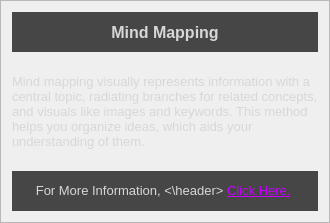
                      <widget class="QFrame" name="RPSTBubbleMindMapping">
                       <property name="sizePolicy">
                        <sizepolicy hsizetype="MinimumExpanding" vsizetype="Fixed">
                         <horstretch>0</horstretch>
                         <verstretch>0</verstretch>
                        </sizepolicy>
                       </property>
                       <property name="minimumSize">
                        <size>
                         <width>0</width>
                         <height>221</height>
                        </size>
                       </property>
                       <property name="styleSheet">
                        <string notr="true">QFrame#RPSTBubbleMindMapping
{
	background-color: rgb(90, 90, 90);

	border-style: solid;
	border-color: rgb(70, 70, 70);
	border-width: 2px;
};</string>
                       </property>
                       <property name="frameShape">
                        <enum>QFrame::StyledPanel</enum>
                       </property>
                       <property name="frameShadow">
                        <enum>QFrame::Raised</enum>
                       </property>
                       <layout class="QVBoxLayout" name="verticalLayout_16">
                        <item>
                         <widget class="QLabel" name="RPSTFillerHeader_2">
                          <property name="sizePolicy">
                           <sizepolicy hsizetype="MinimumExpanding" vsizetype="Fixed">
                            <horstretch>0</horstretch>
                            <verstretch>0</verstretch>
                           </sizepolicy>
                          </property>
                          <property name="minimumSize">
                           <size>
                            <width>120</width>
                            <height>40</height>
                           </size>
                          </property>
                          <property name="font">
                           <font>
                            <pointsize>12</pointsize>
                            <italic>false</italic>
                            <bold>true</bold>
                            <underline>false</underline>
                            <strikeout>false</strikeout>
                           </font>
                          </property>
                          <property name="styleSheet">
                           <string notr="true">background-color: rgb(70, 70, 70);
color: rgb(215, 215, 215);</string>
                          </property>
                          <property name="text">
                           <string>Mind Mapping</string>
                          </property>
                          <property name="alignment">
                           <set>Qt::AlignCenter</set>
                          </property>
                         </widget>
                        </item>
                        <item>
                         <widget class="QLabel" name="RPSTFillerDesc_2">
                          <property name="sizePolicy">
                           <sizepolicy hsizetype="MinimumExpanding" vsizetype="Fixed">
                            <horstretch>0</horstretch>
                            <verstretch>0</verstretch>
                           </sizepolicy>
                          </property>
                          <property name="minimumSize">
                           <size>
                            <width>0</width>
                            <height>107</height>
                           </size>
                          </property>
                          <property name="font">
                           <font>
                            <pointsize>10</pointsize>
                            <bold>false</bold>
                           </font>
                          </property>
                          <property name="styleSheet">
                           <string notr="true">color: rgb(215, 215, 215);</string>
                          </property>
                          <property name="text">
                           <string>Mind mapping visually represents information with a central topic, radiating branches for related concepts, and visuals like images and keywords. This method helps you organize ideas, which aids your understanding of them.</string>
                          </property>
                          <property name="wordWrap">
                           <bool>true</bool>
                          </property>
                         </widget>
                        </item>
                        <item>
                         <widget class="QLabel" name="RPSTFillerFooter_2">
                          <property name="sizePolicy">
                           <sizepolicy hsizetype="MinimumExpanding" vsizetype="Fixed">
                            <horstretch>0</horstretch>
                            <verstretch>0</verstretch>
                           </sizepolicy>
                          </property>
                          <property name="minimumSize">
                           <size>
                            <width>120</width>
                            <height>40</height>
                           </size>
                          </property>
                          <property name="font">
                           <font>
                            <pointsize>10</pointsize>
                            <italic>false</italic>
                            <bold>false</bold>
                            <underline>false</underline>
                            <strikeout>false</strikeout>
                           </font>
                          </property>
                          <property name="styleSheet">
                           <string notr="true">background-color: rgb(70, 70, 70);
color: rgb(215, 215, 215);</string>
                          </property>
                          <property name="text">
                           <string>&lt;html&gt;
&lt;header&gt;For More Information, &lt;\header&gt;
&lt;a href=&quot;https://ideascale.com/blog/mind-map-advantages/&quot;&gt;&lt;span style=&quot;color:rgb(200, 0 , 255);&quot;&gt;Click Here.&lt;/a&gt;
&lt;/html&gt;</string>
                          </property>
                          <property name="textFormat">
                           <enum>Qt::RichText</enum>
                          </property>
                          <property name="alignment">
                           <set>Qt::AlignCenter</set>
                          </property>
                          <property name="openExternalLinks">
                           <bool>true</bool>
                          </property>
                         </widget>
                        </item>
                       </layout>
                      </widget>
